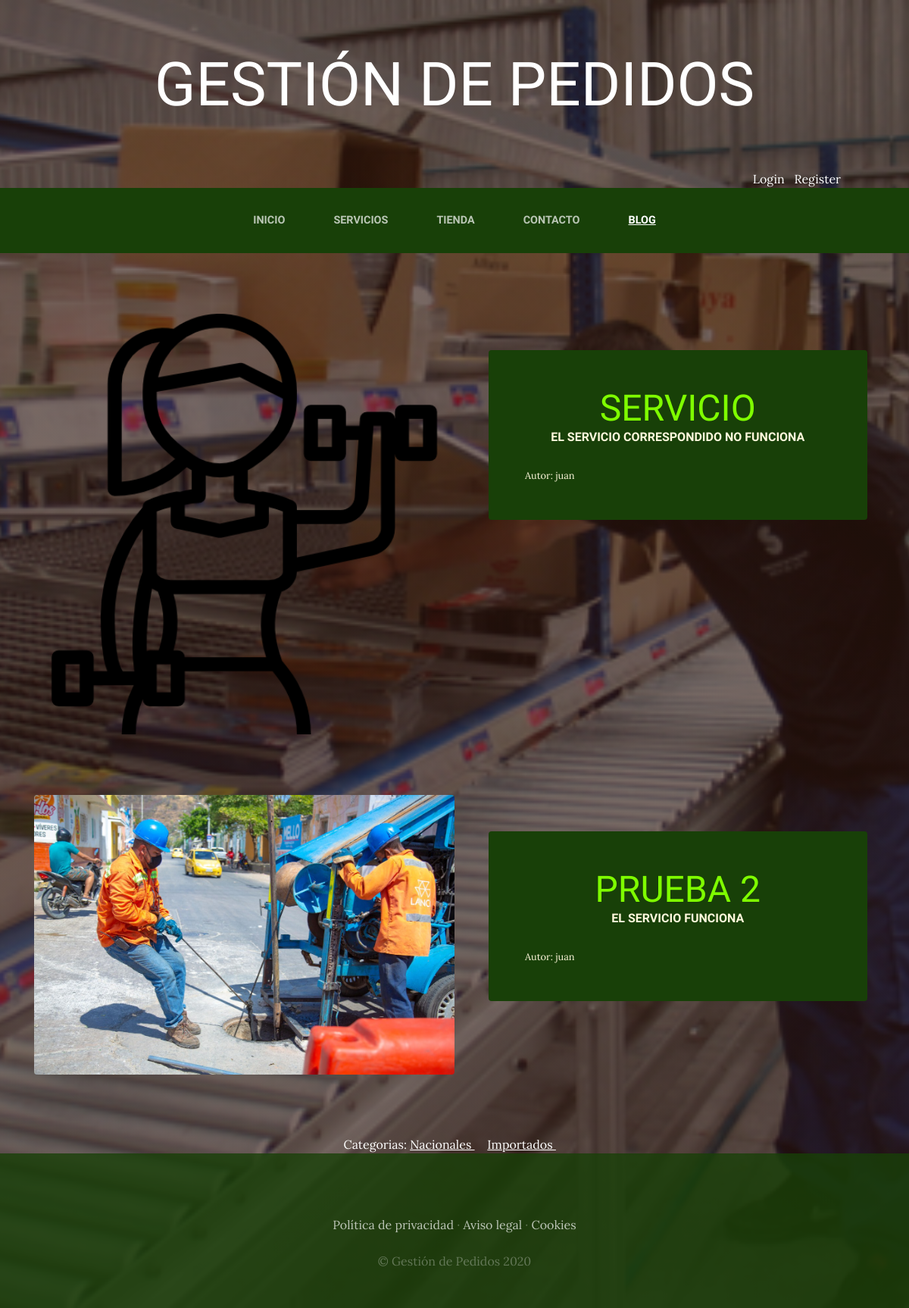
The page /Blog/ on the database its author committed.
### Blog/models.py (models this page shows, shortened)
class Post(models.Model):
    Titulo = models.CharField(max_length=50)
    Contenido = models.CharField(max_length=50)
    Imagen = models.ImageField(upload_to='blog', null=True, blank=True)
    Autor= models.ForeignKey(User, on_delete=models.CASCADE)
    Categorias= models.ManyToManyField(Categoria)
    created = models.DateTimeField(auto_now_add=True)
    updated = models.DateTimeField(auto_now_add=True)
    class Meta:
        verbose_name='post'
        verbose_name_plural= 'posts'

class Categoria(models.Model):
    nombre = models.CharField(max_length=50)
    created = models.DateTimeField(auto_now_add=True)
    updated = models.DateTimeField(auto_now_add=True)
    class Meta:
        verbose_name='categoria'
        verbose_name_plural= 'categorias'

### Blog/views.py (the view)
# urls.py: path('',Blog, name="Blog"),
def Blog(request):
    Post_disponibles = Post.objects.all()
    return render(request, "Blog/Blogs.html",{'Post':Post_disponibles})

### Carro/context_procesor.py (called while the page is built)
def importe_total_carro(request):
    importe_total=0
    if request.user.is_authenticated:
        for key,value in request.session["carro"].items():
            importe_total=  importe_total+(float(value["precio"]))
    else:
        pass
    return {"importe_total_carro": importe_total}

### Blog/Templates/Blog/Blogs.html
{% extends "ProyectoWebApp/base.html" %}
{% load static %}
{%block content%}
    {%for Post in Post%}
    <section class="page-section clearfix">
        <div class="container">
          <div class="intro">
            <img class="intro-img img-fluid mb-3 mb-lg-0 rounded" src="{{Post.Imagen.url}}" alt="" style="width: 50%;">
            <div class="intro-text left-0 text-center bg-faded p-5 rounded">
              <h2 class="section-heading mb-4" >
                <span class="section-heading-lower" style="color: chartreuse;">{{Post.Titulo}}</span>
                <span class="section-heading-upper">{{Post.Contenido}}</span>
              </h2>
            <div style="text-align: left; font-size: 0.8em;">
            Autor: {{Post.Autor}}
            </div>
            </div>
          </div>
        </div>
      </section>
    {%endfor %}
<section>
    <div style="width: 75%; margin: auto; text-align: center; color: white;">
    Categorias:
    {%for Post in Post%}
        {% for categoria in Post.Categorias.all %}
            <a href="{% url 'categoria' categoria.id %}" class='linkcategoria'>{{categoria.nombre }} </a>&nbsp;&nbsp;&nbsp;
        {% endfor%}
    {% endfor%}
    </div>
</section>
{% endblock %}

### ProyectoWebApp/Static/ProyectoWebApp/css/gestion.css (style rules this page uses)
body { font-family: 'Lora'; background: linear-gradient(rgba(47, 23, 15, 0.65), rgba(47, 23, 15, 0.65)), url("../img/bg_main.jpg"); background-attachment: fixed; background-position: center; background-size: cover; }
h1, h2, h3, h4, h5, h6 { font-family: 'Raleway'; }
.page-section { margin-top: 5rem; margin-bottom: 5rem; }
.section-heading { text-transform: uppercase; }
.section-heading .section-heading-upper { display: block; font-size: 1rem; font-weight: 800; padding-bottom:.5rem; }
.section-heading .section-heading-lower { display: block; font-size: 3rem; font-weight: 100; }
.bg-faded { background-color: rgba(255, 255, 255, 0.85); }
.intro { position: relative; }
@media (min-width: 992px) { .intro .intro-img { width: 75%; float: left; } }
@media (min-width: 992px) { .intro .intro-text { left: 600; width: 60%; margin-top: 3rem; background-color: rgba(24, 64, 8); color: cornsilk; position: absolute; } }
@media (min-width: 1200px) { .intro .intro-text { width: 45%; } }
.linkCategoria { color: white !important; text-decoration: underline; }

### rows shown on the page
Post: Imagen (picture), Titulo "SERVICIO", Contenido "EL SERVICIO CORRESPONDIDO NO FUNCIONA", Autor "juan"
Post: Imagen (picture), Titulo "PRUEBA 2", Contenido "EL SERVICIO FUNCIONA", Autor "juan"
Categoria: nombre "Nacionales"
Categoria: nombre "Importados"
